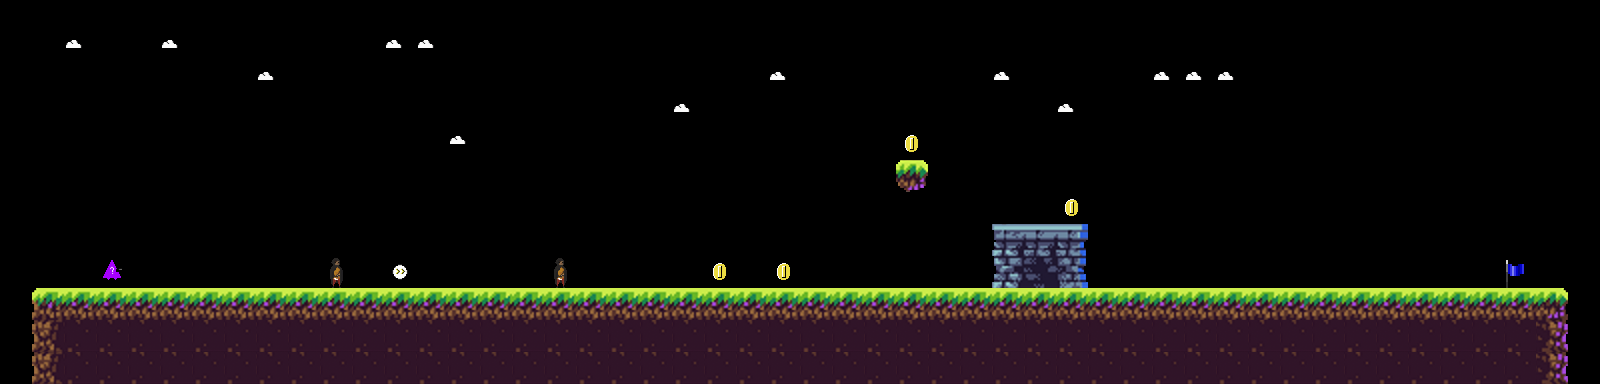

Rendered tile map (Tiled .tmx) drawn with the repository's tilesets; below, a short description and the full map source, tile grids included:
An orthogonal 50x12 tile map with 32x32 px tiles, 1 tile layer (Tile Layer 1).

<map version="1.9" tiledversion="1.9.2" orientation="orthogonal" renderorder="right-down" width="50" height="12" tilewidth="32" tileheight="32" infinite="0" nextlayerid="2" nextobjectid="1">
 <tileset firstgid="1" source="tileset.tsx" />
 <layer id="1" name="Tile Layer 1" width="50" height="12">
  <data encoding="csv">
0,0,0,0,0,0,0,0,0,0,0,0,0,0,0,0,0,0,0,0,0,0,0,0,0,0,0,0,0,0,0,0,0,0,0,0,0,0,0,0,0,0,0,0,0,0,0,0,0,0,
0,0,49,0,0,49,0,0,0,0,0,0,49,49,0,0,0,0,0,0,0,0,0,0,0,0,0,0,0,0,0,0,0,0,0,0,0,0,0,0,0,0,0,0,0,0,0,0,0,0,
0,0,0,0,0,0,0,0,49,0,0,0,0,0,0,0,0,0,0,0,0,0,0,0,49,0,0,0,0,0,0,49,0,0,0,0,49,49,49,0,0,0,0,0,0,0,0,0,0,0,
0,0,0,0,0,0,0,0,0,0,0,0,0,0,0,0,0,0,0,0,0,49,0,0,0,0,0,0,0,0,0,0,0,49,0,0,0,0,0,0,0,0,0,0,0,0,0,0,0,0,
0,0,0,0,0,0,0,0,0,0,0,0,0,0,49,0,0,0,0,0,0,0,0,0,0,0,0,0,51,0,0,0,0,0,0,0,0,0,0,0,0,0,0,0,0,0,0,0,0,0,
0,0,0,0,0,0,0,0,0,0,0,0,0,0,0,0,0,0,0,0,0,0,0,0,0,0,0,0,21,0,0,0,0,0,0,0,0,0,0,0,0,0,0,0,0,0,0,0,0,0,
0,0,0,0,0,0,0,0,0,0,0,0,0,0,0,0,0,0,0,0,0,0,0,0,0,0,0,0,0,0,0,0,0,51,0,0,0,0,0,0,0,0,0,0,0,0,0,0,0,0,
0,0,0,0,0,0,0,0,0,0,0,0,0,0,0,0,0,0,0,0,0,0,0,0,0,0,0,0,0,0,0,27,28,29,0,0,0,0,0,0,0,0,0,0,0,0,0,0,0,0,
0,0,0,50,0,0,0,53,0,0,43,0,46,0,0,0,0,43,0,0,0,0,51,0,51,0,0,0,0,0,0,35,36,37,0,0,0,0,0,0,0,0,0,0,0,0,0,44,0,0,
0,1,2,2,2,2,2,2,2,2,2,2,2,2,2,2,2,2,2,2,2,2,2,2,2,2,2,2,2,2,2,2,2,2,2,2,2,2,2,2,2,2,2,2,2,2,2,2,3,0,
0,9,8,8,8,8,8,8,8,8,8,8,8,8,8,8,8,8,8,8,8,8,8,8,8,8,8,8,8,8,8,8,8,8,8,8,8,8,8,8,8,8,8,8,8,8,8,8,11,0,
0,9,8,8,8,8,8,8,8,8,8,8,8,8,8,8,8,8,8,8,8,8,8,8,8,8,8,8,8,8,8,8,8,8,8,8,8,8,8,8,8,8,8,8,8,8,8,8,11,0
</data>
 </layer>
</map>